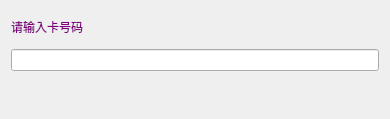
<?xml version="1.0" encoding="UTF-8"?>
<ui version="4.0">
 <class>public_cika_read_Dialog</class>
 <widget class="QDialog" name="public_cika_read_Dialog">
  <property name="geometry">
   <rect>
    <x>0</x>
    <y>0</y>
    <width>390</width>
    <height>119</height>
   </rect>
  </property>
  <property name="windowTitle">
   <string>Dialog</string>
  </property>
  <layout class="QVBoxLayout" name="verticalLayout">
   <item>
    <widget class="QLabel" name="label_2">
     <property name="styleSheet">
      <string notr="true">color:purple;</string>
     </property>
     <property name="text">
      <string>请输入卡号码</string>
     </property>
    </widget>
   </item>
   <item>
    <widget class="lds_nokey_input_lineedit" name="lineEdit"/>
   </item>
   <item>
    <widget class="lds_toolbar" name="widget" native="true"/>
   </item>
  </layout>
 </widget>
 <customwidgets>
  <customwidget>
   <class>lds_toolbar</class>
   <extends>QFrame</extends>
   <header>lds_toolbar.h</header>
   <container>1</container>
  </customwidget>
  <customwidget>
   <class>lds_nokey_input_lineedit</class>
   <extends>QLineEdit</extends>
   <header>lds_nokey_input_lineedit.h</header>
  </customwidget>
 </customwidgets>
 <resources/>
 <connections/>
</ui>
